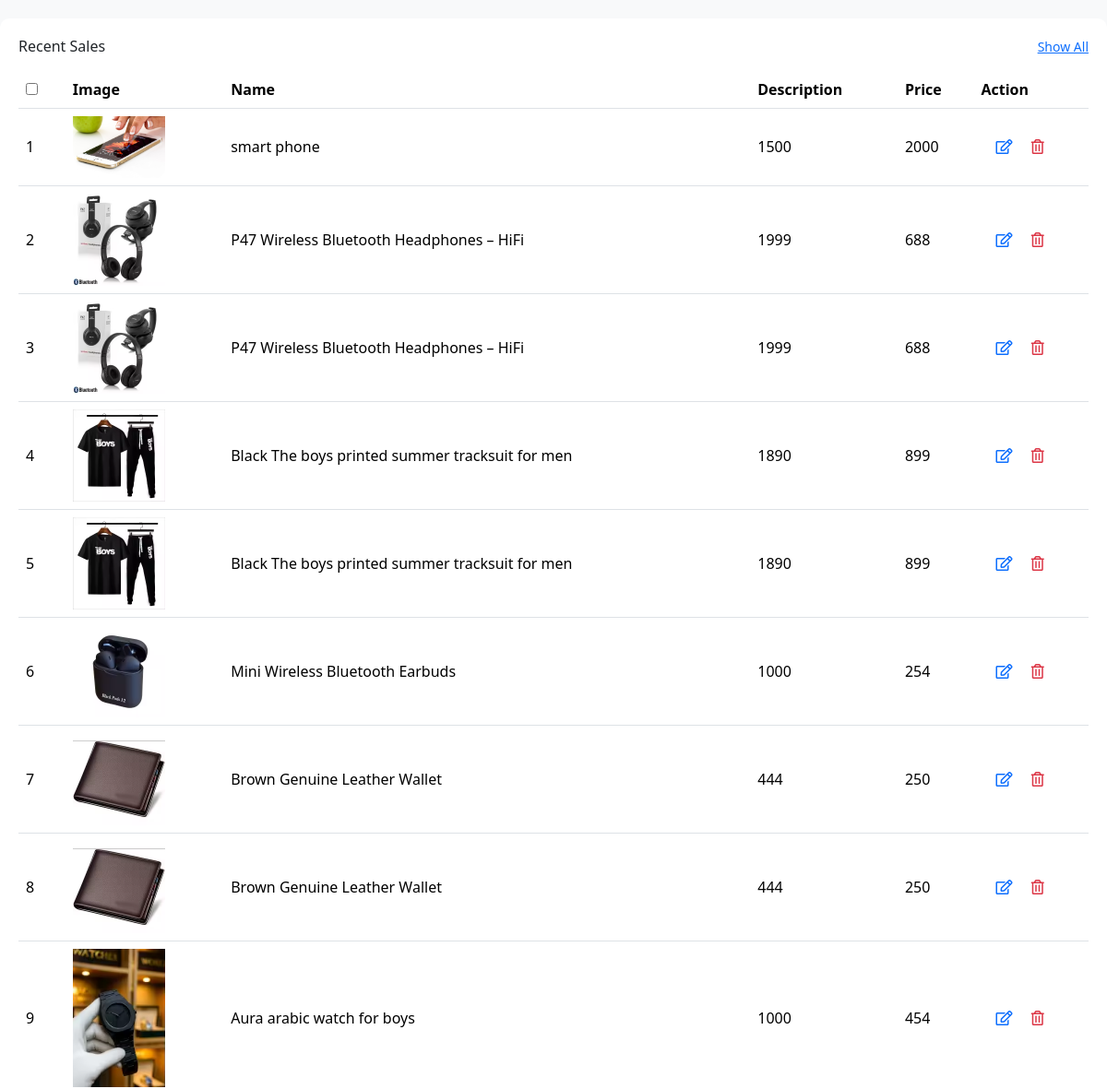
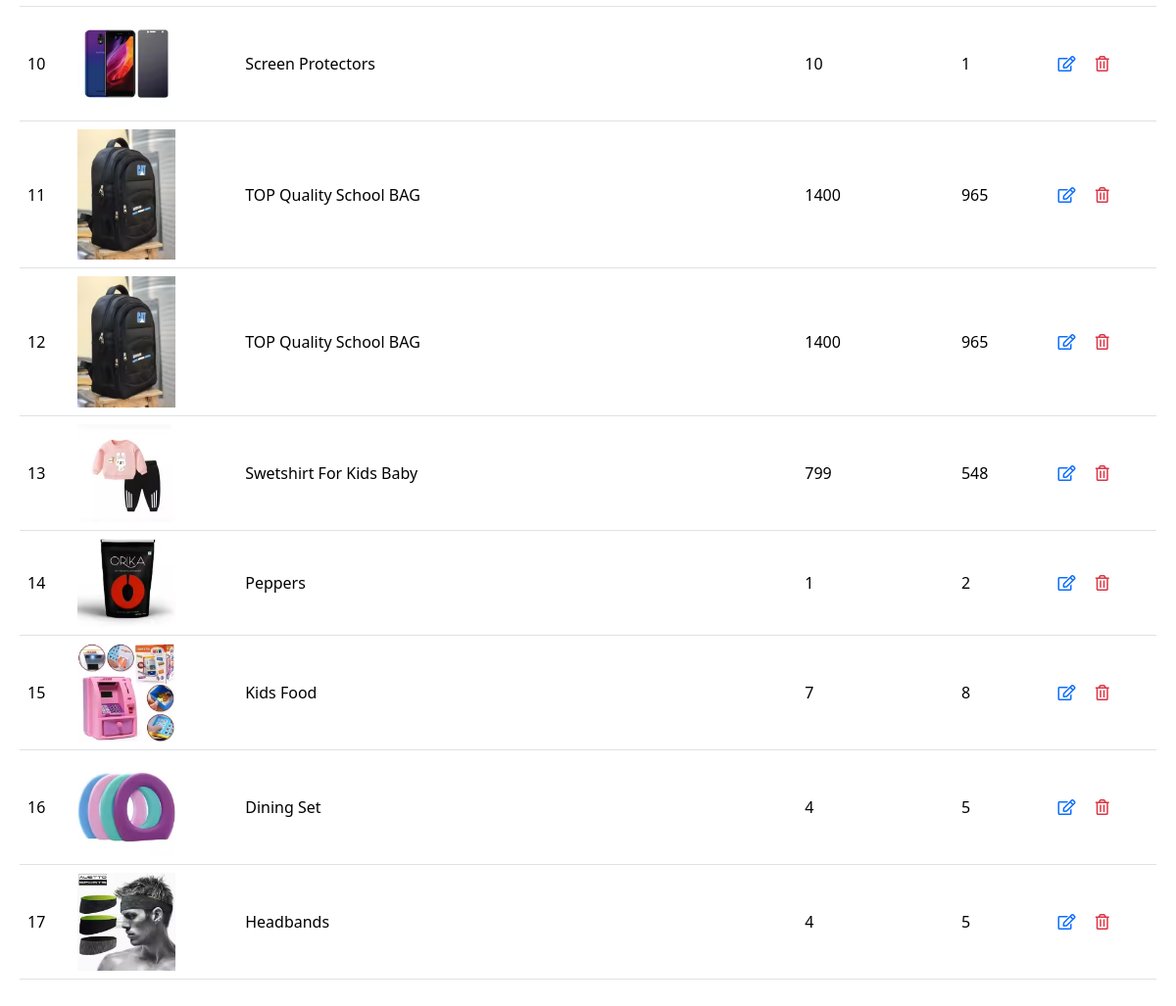
The page /admin/view.php on the database its author committed (2 pictures, top to bottom).
### tables this page shows
CREATE TABLE `add_product` (
  `id` int(11) NOT NULL,
  `p_name` varchar(255) NOT NULL,
  `p_des` varchar(255) NOT NULL,
  `category` varchar(255) NOT NULL,
  `price` varchar(255) NOT NULL,
  `image` varchar(255) NOT NULL
);

### admin/view.php (the view, shortened to what this page needs)
<!DOCTYPE html>
<html lang="en">
<head>
    <link rel="stylesheet" href="https://cdn.jsdelivr.net/npm/bootstrap@5.3.2/dist/css/bootstrap.min.css">
    <link rel="stylesheet" href="https://pro.fontawesome.com/releases/v5.10.0/css/all.css">
    <link rel="stylesheet" href="https://cdn.jsdelivr.net/npm/bootstrap@5.3.8/dist/css/bootstrap.min.css">
    <link rel="stylesheet" href="./style.css">
</head>
<body>
                   <?php
include 'conntion.php';
$view = "SELECT * FROM `add_product`";
$query = mysqli_query($conn, $view);
while($result = mysqli_fetch_array($query)){
?>
    <div class="card-custom">
                    <div class="d-flex justify-content-between align-items-center mb-3">
                        <h6 class="mb-0">Recent Sales</h6>
                        <a href="#" class="text-primary small">Show All</a>
                    </div>
                    <div class="table-responsive">
                        <table class="table align-middle">
                            <thead>
                                <tr>
                                    <th><input type="checkbox"></th>
                                    <th>Image</th>
                                    <th>Name</th>
                                    <th>Description</th>
                                    <th>Price</th>
                                    <th>Action</th>
                                </tr>
                            </thead>
                            <tbody>
                                <?php
                            $i = 1;
                            while($result = mysqli_fetch_assoc($query)){
                                ?>
                                <tr>
                                    <td scope="row">
                                        <?php echo $i++; ?>
                                    </td>
                                    <td><img src="upload/<?php echo $result['image']; ?>" width="100px" alt=""></td>
                                    <td>
                                        <?php echo $result['p_name']; ?>
                                    </td>
                                    <td>
                                        <?php echo $result['p_des']; ?>
                                    </td>
                                    <td>
                                        <?php echo $result['price']; ?>
                                    </td>
                                    <td> <a href="update.php?id=<?php echo $result['id']; ?>"><i class="far fa-edit ms-3"></i></a>
                            <a href="delete.php?id=<?php echo $result['id']; ?>"><i class="far fa-trash-alt ms-3 text-danger"></i></a></td>
                                </tr>
                                <?php
                        }
                                ?>
                            </tbody>
                        </table>
                        <?php
                        }
                        ?>
                    </div>
                </div>
</body>
</html>

### admin/style.css (style rules this page uses)
body { background: #f8f9fa; }
.card-custom { background: #fff; padding: 20px; border-radius: 10px; margin-top: 20px; }

### rows shown on the page
add_product: image (picture), p_name "smart phone", p_des "1500", price "2000"
add_product: image (picture), p_name "P47 Wireless Bluetooth Headphones – HiFi", p_des "1999", price "688"
add_product: image (picture), p_name "P47 Wireless Bluetooth Headphones – HiFi", p_des "1999", price "688"
add_product: image (picture), p_name "Black The boys printed summer tracksuit for men", p_des "1890", price "899"
add_product: image (picture), p_name "Black The boys printed summer tracksuit for men", p_des "1890", price "899"
add_product: image (picture), p_name "Mini Wireless Bluetooth Earbuds", p_des "1000", price "254"
add_product: image (picture), p_name "Brown Genuine Leather Wallet", p_des "444", price "250"
add_product: image (picture), p_name "Brown Genuine Leather Wallet", p_des "444", price "250"
add_product: image (picture), p_name "Aura arabic watch for boys", p_des "1000", price "454"
add_product: image (picture), p_name "Screen Protectors", p_des "10", price "1"
add_product: image (picture), p_name "TOP Quality School BAG", p_des "1400", price "965"
add_product: image (picture), p_name "TOP Quality School BAG", p_des "1400", price "965"
add_product: image (picture), p_name "Swetshirt For Kids Baby", p_des "799", price "548"
add_product: image (picture), p_name "Peppers", p_des "1", price "2"
add_product: image (picture), p_name "Kids Food", p_des "7", price "8"
add_product: image (picture), p_name "Dining Set", p_des "4", price "5"
add_product: image (picture), p_name "Headbands", p_des "4", price "5"
